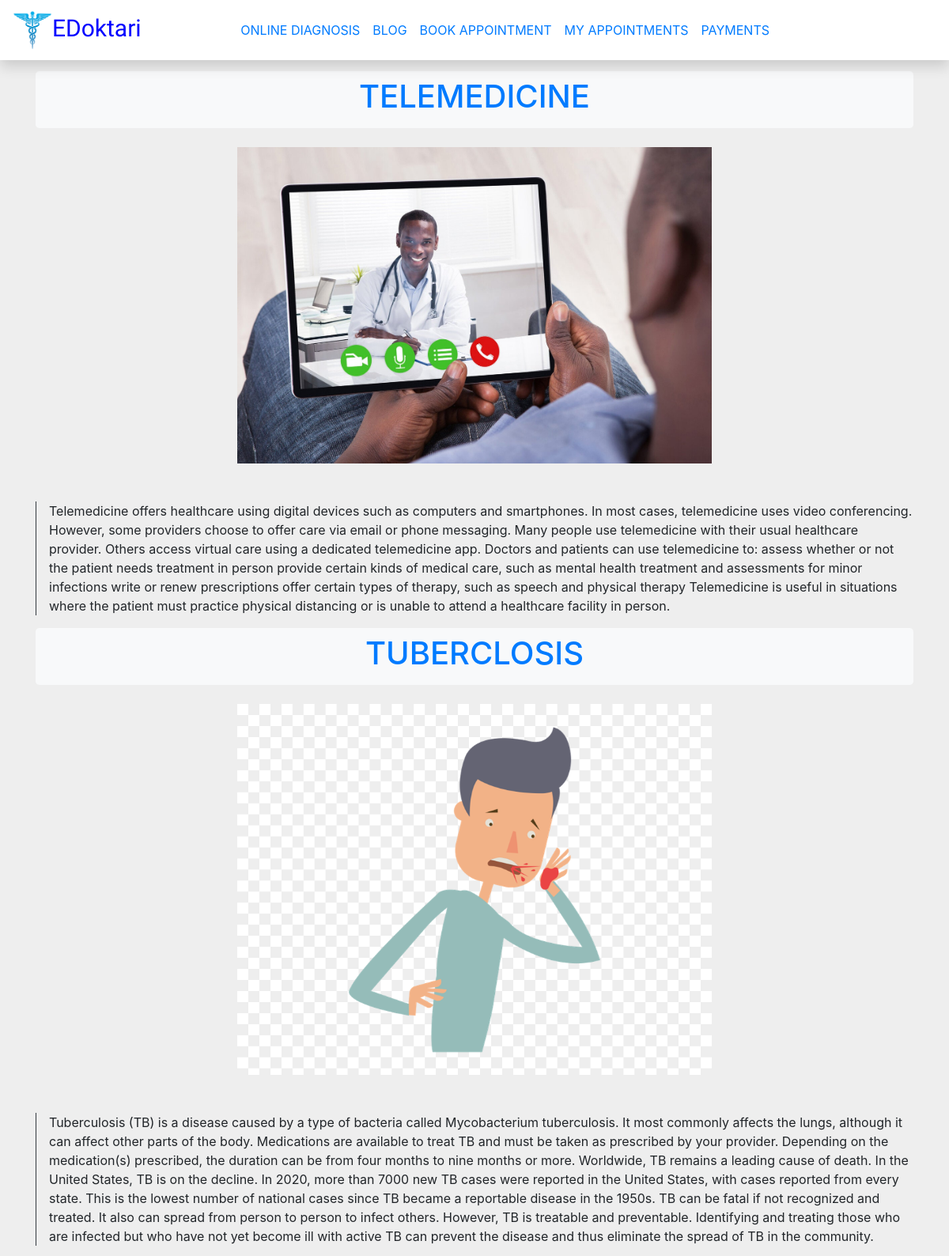
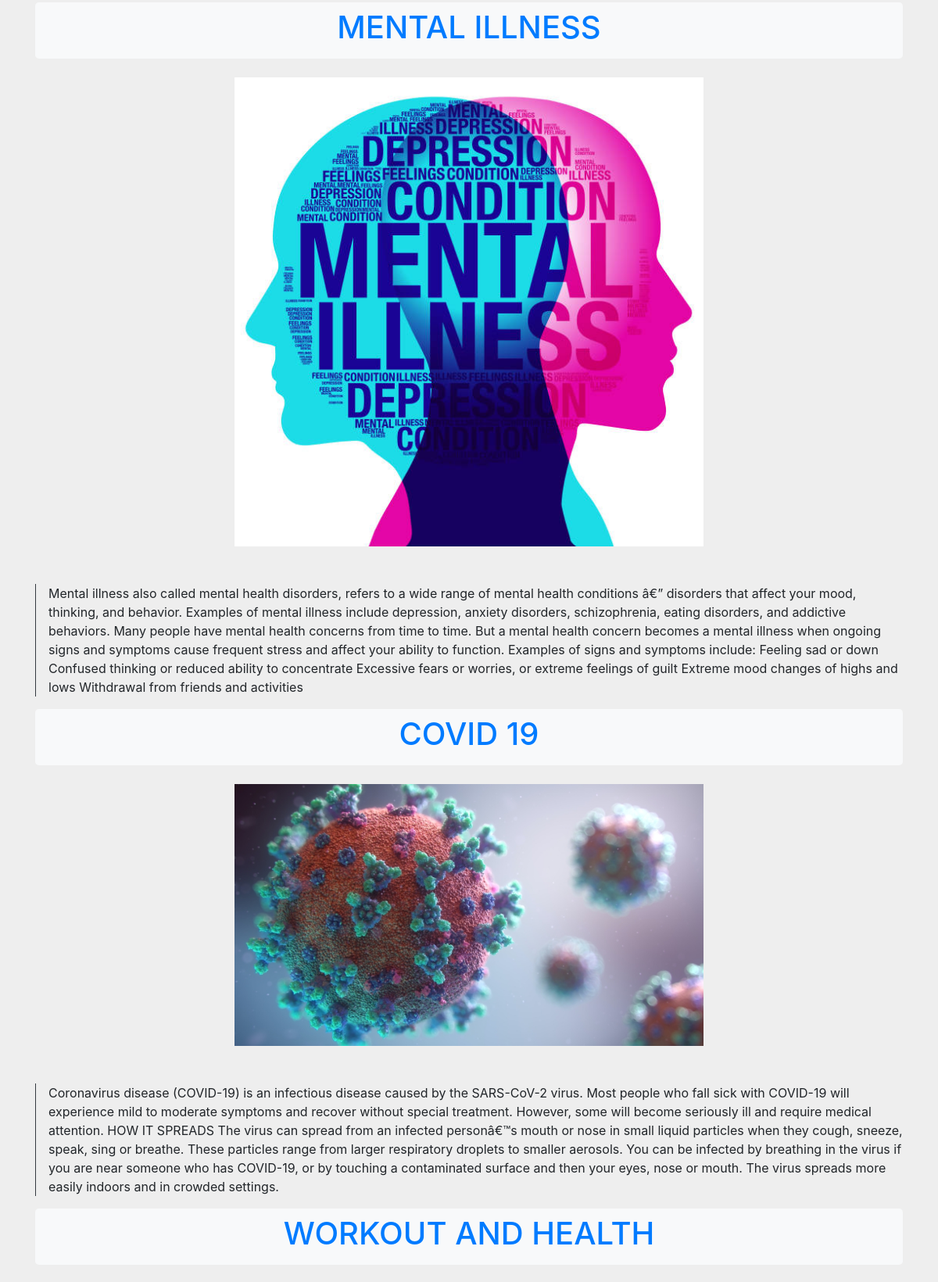
Screenshot of /patient_view.php (upper part) with the database file from the repository (2 pictures, top to bottom).
### tables this page shows
CREATE TABLE `blog` (
  `id` int(11) NOT NULL,
  `title` varchar(255) NOT NULL,
  `content` longtext NOT NULL,
  `img_dir` varchar(255) NOT NULL
);

### logic.php (called while the page is built, shortened)
<?php
    $dbservername="localhost";
    $dbuser="root";
    $dbpass="";
    $dbname="edoktari";
    $conn=mysqli_connect($dbservername,$dbuser,$dbpass,$dbname);
    $sql = "SELECT * FROM blog";
    $query = mysqli_query($conn, $sql);
?>

### patient_view.php (the view, shortened to what this page needs)
<?php
  include "logic.php"
?>
<!DOCTYPE html>
<html>
<head>
<link rel="stylesheet" href="https://cdnjs.cloudflare.com/ajax/libs/malihu-custom-scrollbar-plugin/3.1.5/jquery.mCustomScrollbar.min.css">
<link rel="stylesheet" href="https://cdn.jsdelivr.net/npm/bootstrap@5.1.3/dist/css/bootstrap.min.css">
<link rel="stylesheet" href="https://cdn.jsdelivr.net/npm/bootstrap@4.5.3/dist/css/bootstrap.min.css">
    <link rel="stylesheet" href="https://cdnjs.cloudflare.com/ajax/libs/bootstrap-datepicker/1.9.0/css/bootstrap-datepicker.min.css">
    <link rel="stylesheet" href="https://maxcdn.bootstrapcdn.com/bootstrap/4.0.0/css/bootstrap.min.css">
    <link rel="stylesheet" href="https://cdnjs.cloudflare.com/ajax/libs/font-awesome/4.7.0/css/font-awesome.min.css">
</head>
<body>
    <nav class="navbar navbar-expand-lg navbar-light bg-white shadow fixed-top">
    <a class="navbar-brand" href="homepage.php" style = "font-family: 'kaushan Script';font-size: 30px;color:blue;"><img src="EDoktari_logo.png" width="50" height="50" class="d-inline-block align-top" alt="">EDoktari</a>
    <div class="collapse navbar-collapse " id="navbarNavDropdown">
    <ul class="navbar-nav mx-auto">
    <li class="nav-item">
        <a class="nav-link text-primary" href="diagnosis.php">ONLINE DIAGNOSIS</a>
      </li>
       <li class="nav-item">
        <a class="nav-link text-primary" href="blogpage.php">BLOG</a>
      </li>
      <li class="nav-item">
        <a class="nav-link text-primary" href="doctor-page.php"> BOOK APPOINTMENT</a>
      </li>
      <li class="nav-item">
        <a class="nav-link text-primary" href="patientappointments.php">MY APPOINTMENTS</a>
      </li>
      <li class="nav-item">
        <a class="nav-link text-primary" href="patientpayments.php">PAYMENTS</a>
      </li>
    </ul>
    </div>
  </nav>
   <div class="container mt-5">
<section>
        <?php foreach($query as $q){?>
            <div class="bg-light p-2 rounded-lg text-primary text-center">
                <h1><?php echo $q['title'];?></h1>
            </div>
            <center>
            <img src="<?php echo $q['img_dir']?>" style="width:600px;" alt="...">
        </center>
            <p class="mt-5 border-left border-dark pl-3"><?php echo $q['content'];?></p>
        <?php } ?>
</section>
   </div>
</body>
</html> /

### patient_view.php (style rules this page uses)
body { margin-top:0px; background:#eee; }
section { margin-top:90px; }

### rows the page displays
blog: title "TELEMEDICINE", img_dir (picture), content "Telemedicine offers healthcare using digital devices such as computers and smartphones. In most cases, telemedicine uses video conferencing. However, some providers choose to offer care via email or phone messaging. Many people use telemedicine with their usual healthcare provider. Others access virtual care using a dedicated telemedicine app. Doctors and patients can use telemedicine to: assess whether or not the patient needs treatment in person provide certain kinds of medical care, such as mental health treatment and assessments for minor infections write or renew prescriptions offer certain types of therapy, such as speech and physical therapy Telemedicine is useful in situations where…"
blog: title "TUBERCLOSIS", img_dir (picture), content "Tuberculosis (TB) is a disease caused by a type of bacteria called Mycobacterium tuberculosis. It most commonly affects the lungs, although it can affect other parts of the body. Medications are available to treat TB and must be taken as prescribed by your provider. Depending on the medication(s) prescribed, the duration can be from four months to nine months or more. Worldwide, TB remains a leading cause of death. In the United States, TB is on the decline. In 2020, more than 7000 new TB cases were reported in the United States, with cases reported from every state. This is the lowest number of national cases since TB became a reportable disease in the 1950s. TB can be fatal if not…"
blog: title "MENTAL ILLNESS", img_dir (picture), content "Mental illness also called mental health disorders, refers to a wide range of mental health conditions â€” disorders that affect your mood, thinking, and behavior. Examples of mental illness include depression, anxiety disorders, schizophrenia, eating disorders, and addictive behaviors. Many people have mental health concerns from time to time. But a mental health concern becomes a mental illness when ongoing signs and symptoms cause frequent stress and affect your ability to function. Examples of signs and symptoms include: Feeling sad or down Confused thinking or reduced ability to concentrate Excessive fears or worries, or extreme feelings of guilt Extreme mood changes of highs and lows…"
blog: title "COVID 19", img_dir (picture), content "Coronavirus disease (COVID-19) is an infectious disease caused by the SARS-CoV-2 virus. Most people who fall sick with COVID-19 will experience mild to moderate symptoms and recover without special treatment. However, some will become seriously ill and require medical attention. HOW IT SPREADS The virus can spread from an infected personâ€™s mouth or nose in small liquid particles when they cough, sneeze, speak, sing or breathe. These particles range from larger respiratory droplets to smaller aerosols. You can be infected by breathing in the virus if you are near someone who has COVID-19, or by touching a contaminated surface and then your eyes, nose or mouth. The virus spreads more easily…"
blog: title "WORKOUT AND HEALTH"
